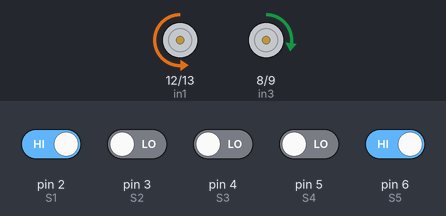
The sketch below on a simulated Arduino Uno, built with avr-gcc and run on an emulated ATmega328P. Shown: motor-driver pin pairs drawn as motors (green arrow = first pin HIGH = forward, orange = second pin HIGH = backward, longer = more drive, scaled by the enable pin). The test bench sets the inputs (shaded band); at power-on: pin 2 (S1), pin 6 (S5) HIGH, pin 3 (S2), pin 4 (S3), pin 5 (S4) LOW.

Above: at 3.2 s.
3.3 s: pin 2 (S1) driven LOW
At 4.5 s:
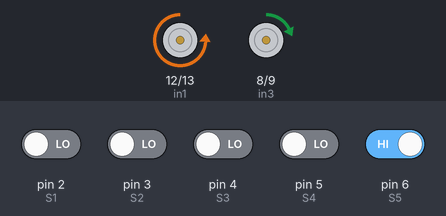
4.8 s: pin 2 (S1) driven HIGH
At 5.9 s:
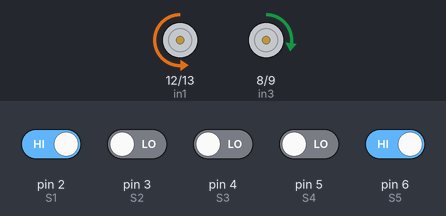
6.3 s: pin 3 (S2) driven HIGH
At 7.0 s:
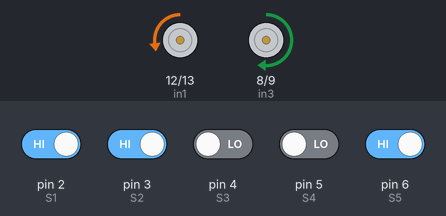
7.8 s: pin 5 (S4) driven HIGH
At 10.1 s:
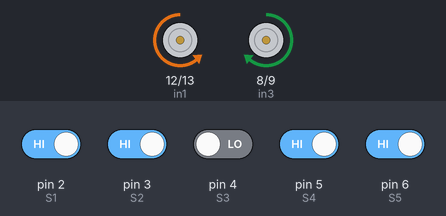
10.5 s: pin 6 (S5) driven LOW
At 11.4 s:
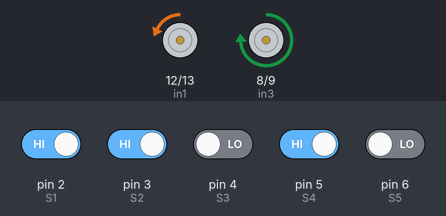
12.0 s: pin 6 (S5) driven HIGH
At 12.5 s:
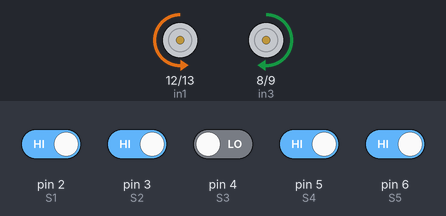
Timing chart, 0 to 15.0 s (numbered marks = the images above; inputs shaded):
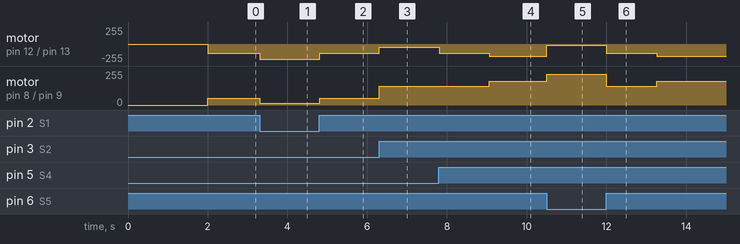

The sketch:

5_sensor_line_follower.ino
```cpp
// ===== 5-Sensor Line Follower - DYNAMIC SURFACE & AGGRESSIVE SMOOTH TURN (FINAL VERSION) =====

// Sensor Pins
const int S1 = 2; // Far left
const int S2 = 3; // Inner left
const int S3 = 4; // Center
const int S4 = 5; // Inner right
const int S5 = 6; // Far right

int s1, s2, s3, s4, s5;

// L298N Motor Driver Pins
const int enA = 11; // Left Motor Speed (PWM)
const int in1 = 12; // Left Motor Direction
const int in2 = 13; // Left Motor Direction

const int enB = 10; // Right Motor Speed (PWM)
const int in3 = 8;  // Right Motor Direction
const int in4 = 9;  // Right Motor Direction

// Surface Polarity Memory
bool IS_SURFACE_WHITE = true;

// ===== ALL SPEED PARAMETERS =====
const int NORMAL_STRAIGHT_SPEED = 140;
const int TURBO_STRAIGHT_SPEED  = 180;

// Gentle Curve Speeds
const int GENTLE_TURN_OUTER = 140;
const int GENTLE_TURN_INNER = 50;

// Sharp Curve Speeds (Aggressive Outer, Smooth Inner)
const int SHARP_TURN_OUTER = 230;
const int SHARP_TURN_INNER = 15;

// Active Speed & Straightaway Counter
int current_speed = NORMAL_STRAIGHT_SPEED;
int straight_counter = 0;
const int STRAIGHT_THRESHOLD_TIME = 250; // Reduce to 120-150 for shorter tracks

int last_direction = 0;

void setup()
{
  Serial.begin(9600);

  pinMode(enA, OUTPUT); pinMode(enB, OUTPUT);
  pinMode(in1, OUTPUT); pinMode(in2, OUTPUT);
  pinMode(in3, OUTPUT); pinMode(in4, OUTPUT);

  pinMode(S1, INPUT); pinMode(S2, INPUT);
  pinMode(S3, INPUT); pinMode(S4, INPUT);
  pinMode(S5, INPUT);

  // Startup safety: Stop motors immediately
  stopMotors();

  // Calibrate initial surface polarity and start immediately
  autoDetectSurface();
}

void loop()
{
  int raw_s1 = digitalRead(S1);
  int raw_s2 = digitalRead(S2);
  int raw_s3 = digitalRead(S3);
  int raw_s4 = digitalRead(S4);
  int raw_s5 = digitalRead(S5);

  // ===== DYNAMIC (REAL-TIME) SURFACE DETECTION =====
  if (raw_s1 == 0 && raw_s5 == 0) {
    IS_SURFACE_WHITE = false;
  }
  else if (raw_s1 == 1 && raw_s5 == 1) {
    IS_SURFACE_WHITE = true;
  }

  // ===== SOFTWARE SIGNAL INVERTER =====
  s1 = raw_s1; s2 = raw_s2; s3 = raw_s3; s4 = raw_s4; s5 = raw_s5;

  if (IS_SURFACE_WHITE == false) {
    s1 = !s1; s2 = !s2; s3 = !s3; s4 = !s4; s5 = !s5;
  }

  // ===== LINE FOLLOWING ALGORITHM (BLACK LINE = 0 LOGIC) =====

  // 0. INTERSECTION / HORIZONTAL LINE CROSSING GUARD
  if (s1 == 0 && s2 == 0 && s3 == 0 && s4 == 0 && s5 == 0)
  {
    moveForward(NORMAL_STRAIGHT_SPEED);
  }
  // 1. STRAIGHT PATH & TURBO BOOST
  else if (s3 == 0 && s1 == 1 && s2 == 1 && s4 == 1 && s5 == 1)
  {
    straight_counter++;
    if (straight_counter >= STRAIGHT_THRESHOLD_TIME) current_speed = TURBO_STRAIGHT_SPEED;
    else current_speed = NORMAL_STRAIGHT_SPEED;

    moveForward(current_speed);
    last_direction = 0;
  }
  // 2. SHARP LEFT TURN
  else if (s1 == 0)
  {
    straight_counter = 0; turnSharpLeft(); last_direction = 11;
  }
  // 3. GENTLE LEFT TURN
  else if (s2 == 0 && s1 == 1)
  {
    straight_counter = 0; turnGentleLeft(); last_direction = 1;
  }
  // 4. SHARP RIGHT TURN
  else if (s5 == 0)
  {
    straight_counter = 0; turnSharpRight(); last_direction = 22;
  }
  // 5. GENTLE RIGHT TURN
  else if (s4 == 0 && s5 == 1)
  {
    straight_counter = 0; turnGentleRight(); last_direction = 2;
  }
  // 6. LINE LOST RECOVERY (MEMORY-BASED)
  else if (s1 == 1 && s2 == 1 && s3 == 1 && s4 == 1 && s5 == 1)
  {
    straight_counter = 0;
    if (last_direction == 11) turnSharpLeft();
    else if (last_direction == 1) turnGentleLeft();
    else if (last_direction == 22) turnSharpRight();
    else if (last_direction == 2) turnGentleRight();
    else moveForward(NORMAL_STRAIGHT_SPEED);
  }

  delay(5);
}

// ===== AUTONOMOUS SURFACE DETECTION FUNCTION =====
void autoDetectSurface()
{
  delay(2000);

  int outer_left = digitalRead(S1);
  int outer_right = digitalRead(S5);

  if (outer_left == 0 && outer_right == 0) {
    IS_SURFACE_WHITE = false;
  } else {
    IS_SURFACE_WHITE = true;
  }
}

// ===== MOTOR ACTUATION FUNCTIONS =====

void moveForward(int speed) {
  analogWrite(enA, speed); analogWrite(enB, speed);
  digitalWrite(in1, LOW); digitalWrite(in2, HIGH);
  digitalWrite(in3, HIGH); digitalWrite(in4, LOW);
}

void turnSharpLeft() {
  analogWrite(enA, SHARP_TURN_OUTER);
  analogWrite(enB, SHARP_TURN_INNER);

  digitalWrite(in1, LOW); digitalWrite(in2, HIGH);
  digitalWrite(in3, HIGH); digitalWrite(in4, LOW);
}

void turnGentleLeft() {
  analogWrite(enA, GENTLE_TURN_OUTER); analogWrite(enB, GENTLE_TURN_INNER);
  digitalWrite(in1, LOW); digitalWrite(in2, HIGH);
  digitalWrite(in3, HIGH); digitalWrite(in4, LOW);
}

void turnSharpRight() {
  analogWrite(enA, SHARP_TURN_INNER);
  analogWrite(enB, SHARP_TURN_OUTER);

  digitalWrite(in1, LOW); digitalWrite(in2, HIGH);
  digitalWrite(in3, HIGH); digitalWrite(in4, LOW);
}

void turnGentleRight() {
  analogWrite(enA, GENTLE_TURN_INNER); analogWrite(enB, GENTLE_TURN_OUTER);
  digitalWrite(in1, LOW); digitalWrite(in2, HIGH);
  digitalWrite(in3, HIGH); digitalWrite(in4, LOW);
}

void stopMotors() {
  analogWrite(enA, 0); analogWrite(enB, 0);
  digitalWrite(in1, LOW); digitalWrite(in2, LOW);
  digitalWrite(in3, LOW); digitalWrite(in4, LOW);
}
```

Measured:
- after the input at 3.3 s, motor on pin 12 (in1) / pin 13 (in2): backward 140/255 → backward 230/255 at once; motor on pin 8 (in3) / pin 9 (in4): forward 50/255 → forward 15/255 at once
- after the input at 4.8 s, motor on pin 12 (in1) / pin 13 (in2): backward 230/255 → backward 140/255 at once; motor on pin 8 (in3) / pin 9 (in4): forward 15/255 → forward 50/255 at once
- after the input at 6.3 s, motor on pin 12 (in1) / pin 13 (in2): backward 140/255 → backward 50/255 at once; motor on pin 8 (in3) / pin 9 (in4): forward 50/255 → forward 140/255 at once
- after the input at 7.8 s, motor on pin 12 (in1) / pin 13 (in2): backward 50/255 → backward 140/255 at once, → backward 180/255 1.3 s later; motor on pin 8 (in3) / pin 9 (in4): forward 140/255 → forward 180/255 after 1.3 s
- after the input at 10.5 s, motor on pin 12 (in1) / pin 13 (in2): backward 180/255 → backward 15/255 at once; motor on pin 8 (in3) / pin 9 (in4): forward 180/255 → forward 230/255 at once
- after the input at 12.0 s, motor on pin 12 (in1) / pin 13 (in2): backward 15/255 → backward 140/255 at once, → backward 180/255 1.3 s later; motor on pin 8 (in3) / pin 9 (in4): forward 230/255 → forward 140/255 at once, → forward 180/255 1.3 s later
